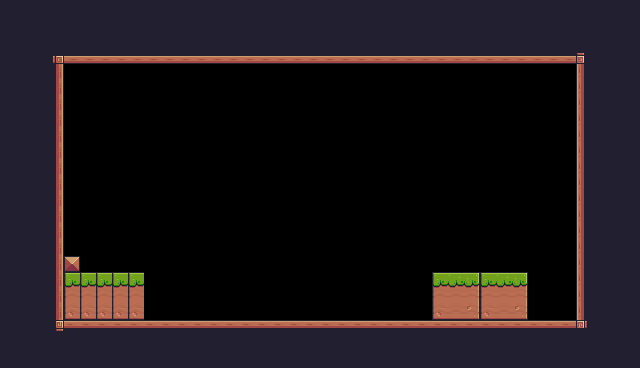

This game map was drawn from its Tiled (.tmx) file and the tilesets committed beside it. A one-line description and the full map source follow:
An orthogonal 40x23 tile map with 16x16 px tiles, 1 tile layer (Background) and 1 object (Player).

<map version="1.10" tiledversion="1.10.2" orientation="orthogonal" renderorder="right-down" width="40" height="23" tilewidth="16" tileheight="16" infinite="0" nextlayerid="3" nextobjectid="6">
 <tileset firstgid="1" source="Pixel Adventure.tsx" />
 <layer id="1" name="Background" width="40" height="23">
  <data encoding="csv">
24,24,24,24,24,24,24,24,24,24,24,24,24,24,24,24,24,24,24,24,24,24,24,24,24,24,24,24,24,24,24,24,24,24,24,24,24,24,24,24,
24,24,24,24,24,24,24,24,24,24,24,24,24,24,24,24,24,24,24,24,24,24,24,24,24,24,24,24,24,24,24,24,24,24,24,24,24,24,24,24,
24,24,24,24,24,24,24,24,24,24,24,24,24,24,24,24,24,24,24,24,24,24,24,24,24,24,24,24,24,24,24,24,24,24,24,24,24,24,24,24,
24,24,24,92,134,134,134,134,134,134,134,134,134,134,134,134,134,134,134,134,134,134,134,134,134,134,134,134,134,134,134,134,134,134,134,134,93,24,24,24,
24,24,24,113,0,0,0,0,0,0,0,0,0,0,0,0,0,0,0,0,0,0,0,0,0,0,0,0,0,0,0,0,0,0,0,0,111,24,24,24,
24,24,24,113,0,0,0,0,0,0,0,0,0,0,0,0,0,0,0,0,0,0,0,0,0,0,0,0,0,0,0,0,0,0,0,0,111,24,24,24,
24,24,112,113,0,0,0,0,0,0,0,0,0,0,0,0,0,0,0,0,0,0,0,0,0,0,0,0,0,0,0,0,0,0,0,0,111,24,24,24,
24,24,112,113,0,0,0,0,0,0,0,0,0,0,0,0,0,0,0,0,0,0,0,0,0,0,0,0,0,0,0,0,0,0,0,0,111,24,24,24,
24,24,112,113,0,0,0,0,0,0,0,0,0,0,0,0,0,0,0,0,0,0,0,0,0,0,0,0,0,0,0,0,0,0,0,0,111,24,24,24,
24,24,112,113,0,0,0,0,0,0,0,0,0,0,0,0,0,0,0,0,0,0,0,0,0,0,0,0,0,0,0,0,0,0,0,0,111,24,24,24,
24,112,112,113,0,0,0,0,0,0,0,0,0,0,0,0,0,0,0,0,0,0,0,0,0,0,0,0,0,0,0,0,0,0,0,0,111,112,24,24,
24,112,112,113,0,0,0,0,0,0,0,0,0,0,0,0,0,0,0,0,0,0,0,0,0,0,0,0,0,0,0,0,0,0,0,0,111,112,24,24,
24,112,112,113,0,0,0,0,0,0,0,0,0,0,0,0,0,0,0,0,0,0,0,0,0,0,0,0,0,0,0,0,0,0,0,0,111,112,24,24,
24,112,112,113,0,0,0,0,0,0,0,0,0,0,0,0,0,0,0,0,0,0,0,0,0,0,0,0,0,0,0,0,0,0,0,0,111,112,24,24,
24,112,24,113,0,0,0,0,0,0,0,0,0,0,0,0,0,0,0,0,0,0,0,0,0,0,0,0,0,0,0,0,0,0,0,0,111,112,24,24,
24,112,112,113,0,0,0,0,0,0,0,0,0,0,0,0,0,0,0,0,0,0,0,0,0,0,0,0,0,0,0,0,0,0,0,0,111,112,24,24,
24,24,112,113,35,0,0,0,0,0,0,0,0,0,0,0,0,0,0,0,0,0,0,0,0,0,0,0,0,0,0,0,0,0,0,0,111,112,24,24,
24,24,112,113,7,7,7,7,7,0,0,0,0,0,0,0,0,0,0,0,0,0,0,0,0,0,0,7,8,9,7,8,9,0,0,0,111,112,24,24,
24,24,24,113,29,29,29,29,29,0,0,0,0,0,0,0,0,0,0,0,0,0,0,0,0,0,0,29,30,31,29,30,31,0,0,0,111,24,24,24,
24,24,24,113,51,51,51,51,51,0,0,0,0,0,0,0,0,0,0,0,0,0,0,0,0,0,0,51,52,53,51,52,53,0,0,0,111,24,24,24,
24,24,24,114,90,90,90,90,90,90,90,90,90,90,90,90,90,90,90,90,90,90,90,90,90,90,90,90,90,90,90,90,90,90,90,90,115,112,24,24,
24,24,24,24,24,24,24,112,112,112,112,112,112,24,24,24,24,24,24,24,24,24,24,24,24,24,24,24,24,24,24,24,24,24,24,24,24,24,24,24,
24,24,24,24,24,24,24,24,24,24,24,24,24,24,24,24,24,24,24,24,24,24,24,24,24,24,24,24,24,24,24,24,24,24,24,24,24,24,24,24
</data>
 </layer>
 <objectgroup id="2" name="Spawnpoints">
  <object id="5" name="Player" type="Player" x="111" y="241" width="32" height="29" />
 </objectgroup>
</map>
